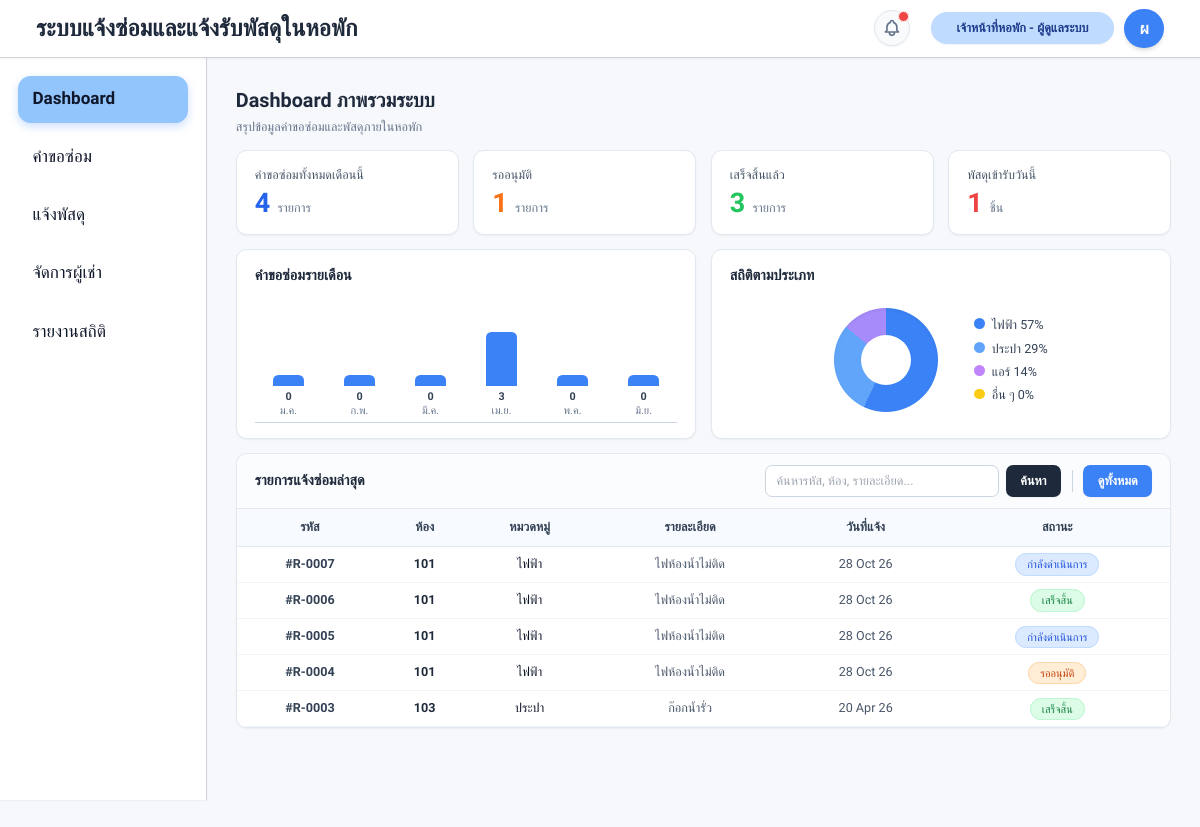
Page /admin/dashboard.php (signed in) on the committed database.
### tables this page shows
CREATE TABLE `repair_requests` (
  `request_id` int(11) NOT NULL,
  `user_id` int(11) NOT NULL,
  `room_id` int(11) NOT NULL,
  `category_id` int(11) NOT NULL,
  `description` text NOT NULL,
  `urgency` enum('ปกติ','ด่วน','ด่วนมาก') DEFAULT 'ปกติ',
  `status` enum('รออนุมัติ','กำลังดำเนินการ','เสร็จสิ้น','ยกเลิก') DEFAULT 'รออนุมัติ',
  `image` varchar(255) DEFAULT NULL,
  `appointment_date` date DEFAULT NULL,
  `confirmed_date` date DEFAULT NULL,
  `admin_remark` text DEFAULT NULL,
  `acknowledged_at` datetime DEFAULT NULL,
  `created_at` datetime DEFAULT current_timestamp(),
  `updated_at` datetime DEFAULT current_timestamp() ON UPDATE current_timestamp()
);

CREATE TABLE `rooms` (
  `room_id` int(11) NOT NULL,
  `room_no` varchar(10) NOT NULL,
  `floor` int(11) NOT NULL
);

CREATE TABLE `repair_categories` (
  `category_id` int(11) NOT NULL,
  `category_name` varchar(80) NOT NULL
);

### admin/dashboard.php (the view, shortened to what this page needs)
<?php
require_once "../config/db.php";
require_once "layout.php";
$total = $pdo->query("
  SELECT COUNT(*)
  FROM repair_requests
  WHERE MONTH(created_at) = MONTH(CURRENT_DATE())
  AND YEAR(created_at) = YEAR(CURRENT_DATE())
")->fetchColumn();
$pending = $pdo->query("
  SELECT COUNT(*)
  FROM repair_requests
  WHERE status = 'รออนุมัติ'
")->fetchColumn();
$done = $pdo->query("
  SELECT COUNT(*)
  FROM repair_requests
  WHERE status = 'เสร็จสิ้น'
")->fetchColumn();
$parcelsToday = $pdo->query("
  SELECT COALESCE(SUM(quantity),0)
  FROM parcels
  WHERE DATE(received_at) = CURRENT_DATE()
")->fetchColumn();
$search = $_GET['search'] ?? '';
$params = [];
$repair_query = "
  SELECT rr.*, r.room_no, c.category_name
  FROM repair_requests rr
  JOIN rooms r ON rr.room_id = r.room_id
  JOIN repair_categories c ON rr.category_id = c.category_id
";
$repair_query .= " ORDER BY rr.request_id DESC";
if (empty($search)) {
    $repair_query .= " LIMIT 5";
}
$stmt = $pdo->prepare($repair_query);
$stmt->execute($params);
$repairs = $stmt->fetchAll(PDO::FETCH_ASSOC);
$monthlyStmt = $pdo->query("
  SELECT
    MONTH(created_at) AS month_num,
    COUNT(*) AS total
  FROM repair_requests
  WHERE YEAR(created_at) = YEAR(CURRENT_DATE())
  GROUP BY MONTH(created_at)
");
$monthlyData = $monthlyStmt->fetchAll(PDO::FETCH_KEY_PAIR);
$months = [
  1 => "ม.ค.",
  2 => "ก.พ.",
  3 => "มี.ค.",
  4 => "เม.ย.",
  5 => "พ.ค.",
  6 => "มิ.ย.",
];
$maxMonthly = max(array_merge([1], array_values($monthlyData)));
$categoryStmt = $pdo->query("
  SELECT
    c.category_name,
    COUNT(*) AS total
  FROM repair_requests rr
  JOIN repair_categories c ON rr.category_id = c.category_id
  GROUP BY c.category_id, c.category_name
");
$categoryData = $categoryStmt->fetchAll(PDO::FETCH_KEY_PAIR);
$totalCategory = array_sum($categoryData);
$electricPercent = round((($categoryData["ไฟฟ้า"] ?? $categoryData["ระบบไฟฟ้า"] ?? 0) / $totalCategory) * 100);
$waterPercent = round((($categoryData["ประปา"] ?? $categoryData["ระบบประปา"] ?? 0) / $totalCategory) * 100);
$airPercent = round((($categoryData["แอร์"] ?? $categoryData["เครื่องปรับอากาศ"] ?? 0) / $totalCategory) * 100);
$otherPercent = max(0, 100 - $electricPercent - $waterPercent - $airPercent);
?>
<div class="max-w-[1200px] mx-auto space-y-4">
  <div>
    <h1 class="text-[22px] font-bold text-slate-800">
      Dashboard ภาพรวมระบบ
    </h1>
    <p class="text-sm text-slate-500 mt-0.5">
      สรุปข้อมูลคำขอซ่อมและพัสดุภายในหอพัก
    </p>
  </div>
  <div class="grid grid-cols-4 gap-4">
    <div class="bg-white rounded-xl border border-slate-200 shadow-sm px-5 py-4 hover:shadow-md transition">
      <p class="text-sm text-slate-600 font-medium">คำขอซ่อมทั้งหมดเดือนนี้</p>
      <p class="mt-1 flex items-baseline gap-2">
        <span class="text-blue-600 text-3xl font-bold"><?= $total ?></span>
        <span class="text-sm text-slate-500">รายการ</span>
      </p>
    </div>
    <div class="bg-white rounded-xl border border-slate-200 shadow-sm px-5 py-4 hover:shadow-md transition">
      <p class="text-sm text-slate-600 font-medium">รออนุมัติ</p>
      <p class="mt-1 flex items-baseline gap-2">
        <span class="text-orange-500 text-3xl font-bold"><?= $pending ?></span>
        <span class="text-sm text-slate-500">รายการ</span>
      </p>
    </div>
    <div class="bg-white rounded-xl border border-slate-200 shadow-sm px-5 py-4 hover:shadow-md transition">
      <p class="text-sm text-slate-600 font-medium">เสร็จสิ้นแล้ว</p>
      <p class="mt-1 flex items-baseline gap-2">
        <span class="text-green-500 text-3xl font-bold"><?= $done ?></span>
        <span class="text-sm text-slate-500">รายการ</span>
      </p>
    </div>
    <div class="bg-white rounded-xl border border-slate-200 shadow-sm px-5 py-4 hover:shadow-md transition">
      <p class="text-sm text-slate-600 font-medium">พัสดุเข้ารับวันนี้</p>
      <p class="mt-1 flex items-baseline gap-2">
        <span class="text-red-500 text-3xl font-bold"><?= $parcelsToday ?></span>
        <span class="text-sm text-slate-500">ชิ้น</span>
      </p>
    </div>
  </div>
  <div class="grid grid-cols-2 gap-4">
    <div class="bg-white rounded-xl border border-slate-200 shadow-sm px-5 py-4">
      <h2 class="text-base font-semibold text-slate-800 mb-3">
        คำขอซ่อมรายเดือน
      </h2>
      <div class="flex items-end gap-5 h-[140px] px-2 border-b border-slate-300">
        <?php foreach ($months as $monthNum => $monthName): ?>
          <?php
            $count = $monthlyData[$monthNum] ?? 0;
            $height = $count > 0 ? max(20, ($count / $maxMonthly) * 80) : 12;
          ?>
          <div class="text-center flex-1">
            <div class="flex justify-center items-end h-[85px]">
              <div
                class="w-[34px] rounded-t-md bg-blue-500"
                style="height: <?= $height ?>px;"
              ></div>
            </div>
            <p class="text-xs font-semibold text-slate-700 mt-1"><?= $count ?></p>
            <p class="text-xs text-slate-500 pb-1"><?= $monthName ?></p>
          </div>
        <?php endforeach; ?>
      </div>
    </div>
    <div class="bg-white rounded-xl border border-slate-200 shadow-sm px-5 py-4">
      <h2 class="text-base font-semibold text-slate-800 mb-3">
        สถิติตามประเภท
      </h2>
      <div class="flex items-center justify-center gap-10 h-[140px]">
        <div
          class="w-[115px] h-[115px] rounded-full flex items-center justify-center shadow-inner"
          style="
            background: conic-gradient(
              #3b82f6 0% <?= $electricPercent ?>%,
              #60a5fa <?= $electricPercent ?>% <?= $electricPercent + $waterPercent ?>%,
              #a78bfa <?= $electricPercent + $waterPercent ?>% <?= $electricPercent + $waterPercent + $airPercent ?>%,
              #fbbf24 <?= $electricPercent + $waterPercent + $airPercent ?>% 100%
            );
          "
        >
          <div class="w-[56px] h-[56px] bg-white rounded-full"></div>
        </div>
        <div class="space-y-1.5 text-sm text-slate-700">
          <p><span class="inline-block w-3 h-3 bg-blue-500 rounded-full mr-2"></span>ไฟฟ้า <?= $electricPercent ?>%</p>
          <p><span class="inline-block w-3 h-3 bg-blue-400 rounded-full mr-2"></span>ประปา <?= $waterPercent ?>%</p>
          <p><span class="inline-block w-3 h-3 bg-purple-400 rounded-full mr-2"></span>แอร์ <?= $airPercent ?>%</p>
          <p><span class="inline-block w-3 h-3 bg-yellow-400 rounded-full mr-2"></span>อื่น ๆ <?= $otherPercent ?>%</p>
        </div>
      </div>
    </div>
  </div>
  <div class="bg-white border border-slate-200 rounded-xl shadow-sm overflow-hidden">
    <div class="px-5 py-3 border-b border-slate-200 flex justify-between items-center bg-slate-50/50">
      <h2 class="text-base font-semibold text-slate-800">
        <?= !empty($search) ? "ผลการค้นหารายการแจ้งซ่อม" : "รายการแจ้งซ่อมล่าสุด" ?>
      </h2>
      <div class="flex items-center gap-3">
        <form method="GET" class="flex gap-2">
          <input
            type="text"
            name="search"
            value="<?= htmlspecialchars($search) ?>"
            placeholder="ค้นหารหัส, ห้อง, รายละเอียด..."
            class="w-[260px] h-[36px] rounded-lg border border-slate-300 px-3 focus:ring-2 focus:ring-blue-300 focus:outline-none text-sm"
          >
          <button type="submit" class="h-[36px] bg-slate-800 text-white px-4 rounded-lg text-sm font-semibold hover:bg-slate-900 transition shadow-sm">
            ค้นหา
          </button>
        </form>
        <a href="repairs.php" class="btn-ui h-[36px] inline-flex items-center bg-blue-500 text-white rounded-lg px-4 text-sm font-semibold hover:bg-blue-600 shadow-sm">
          ดูทั้งหมด
        </a>
      </div>
    </div>
    <table class="dash-table w-full text-center">
      <thead class="bg-blue-50/50">
        <tr class="border-b border-slate-200">
          <th>รหัส</th>
          <th>ห้อง</th>
          <th>หมวดหมู่</th>
          <th>รายละเอียด</th>
          <th>วันที่แจ้ง</th>
          <th>สถานะ</th>
        </tr>
      </thead>
      <tbody>
        <?php if (count($repairs) > 0): ?>
          <?php foreach ($repairs as $r): ?>
            <?php
              $statusClass = "bg-orange-100 text-orange-700 border-orange-200";
              if ($r["status"] === "กำลังดำเนินการ") {
                $statusClass = "bg-blue-100 text-blue-700 border-blue-200";
              }
              if ($r["status"] === "เสร็จสิ้น") {
                $statusClass = "bg-green-100 text-green-700 border-green-200";
              }
            ?>
            <tr class="border-b border-slate-100 hover:bg-slate-50">
              <td class="font-semibold text-slate-700">
                #R-<?= str_pad($r["request_id"], 4, "0", STR_PAD_LEFT) ?>
              </td>
              <td class="font-bold text-slate-800"><?= htmlspecialchars($r["room_no"]) ?></td>
              <td><?= htmlspecialchars($r["category_name"]) ?></td>
              <td class="max-w-[220px] truncate text-slate-600" title="<?= htmlspecialchars($r["description"]) ?>">
                <?= htmlspecialchars($r["description"]) ?>
              </td>
              <td class="text-slate-600"><?= date("d M y", strtotime($r["created_at"])) ?></td>
              <td>
                <span class="<?= $statusClass ?> border px-3 py-1 rounded-full text-xs font-medium">
                  <?= htmlspecialchars($r["status"]) ?>
                </span>
              </td>
            </tr>
          <?php endforeach; ?>
        <?php endif; ?>
      </tbody>
    </table>
  </div>
</div>

### admin/layout.php (style rules this page uses)
:root { --ui-zoom:.9 }
body { zoom:var(--ui-zoom) }
* { font-family:'Sarabun',sans-serif }
body { background:#f7f8fb;color:#0f172a }
button,.btn-ui,a[class*="bg-"] { cursor:pointer;transition:.2s; }
table { background:white }
thead { background:#eff6ff }
th { font-weight:700;color:#334155 }
input,select,textarea { background:#fff!important;border-color:#cbd5e1!important; }

### admin/dashboard.php (style rules this page uses)
.dash-table th { padding: 10px 8px; font-size: 14px; }
.dash-table td { padding: 9px 8px; font-size: 14px; }

### rows in the picture
repair_requests: request_id "57", user "29", otherPercent "0", request_id "0004", room.room_no "101", category.category_name "ไฟฟ้า", description "ไฟห้องน้ำไม่ติด", created_at "28 Oct 26", status "รออนุมัติ"
repair_requests: request_id "0007", room.room_no "101", category.category_name "ไฟฟ้า", description "ไฟห้องน้ำไม่ติด", created_at "28 Oct 26", status "กำลังดำเนินการ"
repair_requests: request_id "0006", room.room_no "101", category.category_name "ไฟฟ้า", description "ไฟห้องน้ำไม่ติด", created_at "28 Oct 26", status "เสร็จสิ้น"
repair_requests: request_id "0005", room.room_no "101", category.category_name "ไฟฟ้า", description "ไฟห้องน้ำไม่ติด", created_at "28 Oct 26", status "กำลังดำเนินการ"
repair_requests: request_id "0003", room.room_no "103", category.category_name "ประปา", description "ก๊อกน้ำรั่ว", created_at "20 Apr 26", status "เสร็จสิ้น"

### other values in the picture
$_SESSION["full_name"] "ผู้ดูแลระบบ"
$profileChar "ผ"
$total "4"
$pending "1"
$done "3"
$parcelsToday "1"
$count "0"
$monthName "ม.ค."
$monthName "ก.พ."
$monthName "มี.ค."
$count "3"
$monthName "เม.ย."
$monthName "พ.ค."
$monthName "มิ.ย."
$airPercent "14"
